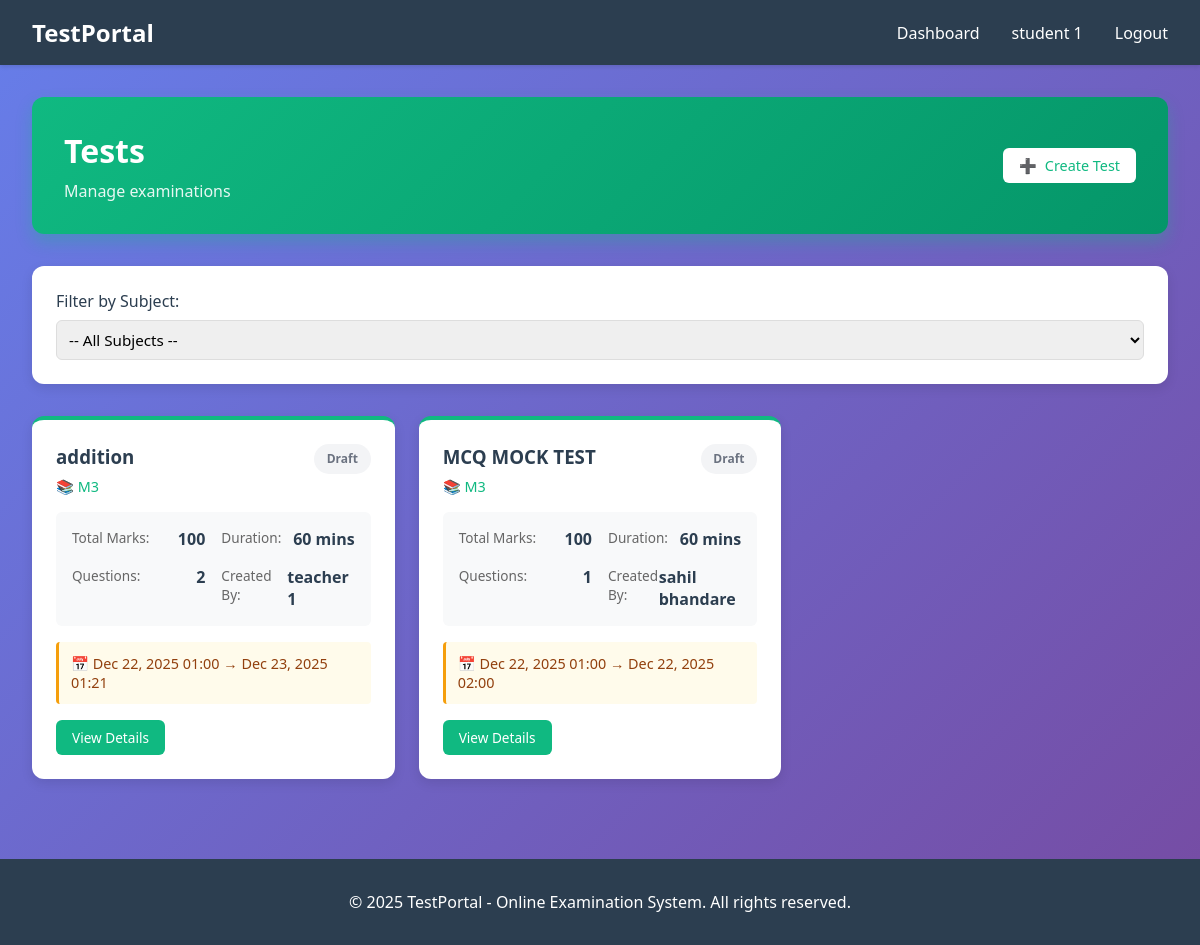
The page /questions/tests/ (signed in) on the database as committed earlier.
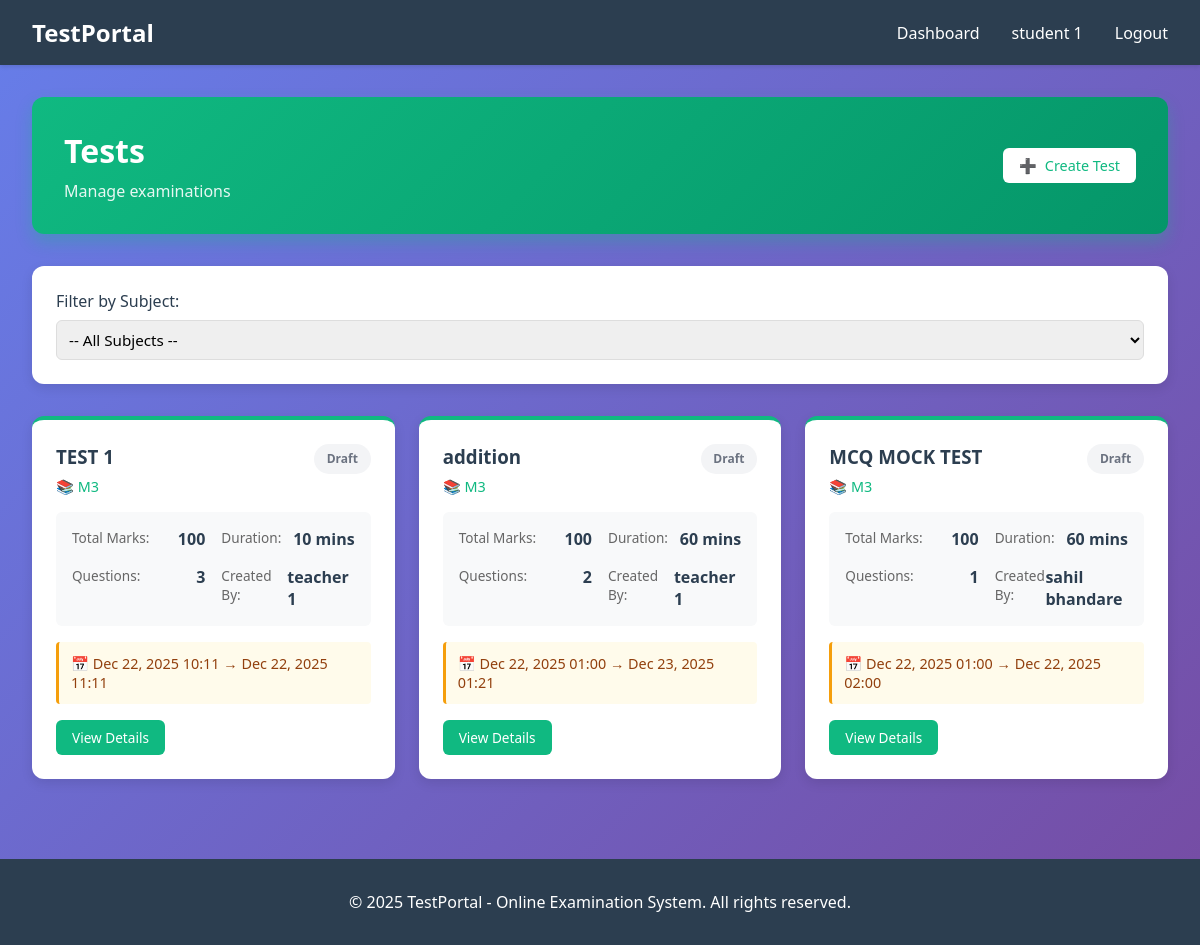
The same page on the database as committed later.
### questions/models.py (models this page shows, shortened)
class Test(models.Model):
    STATUS_CHOICES = (
        ('DRAFT', 'Draft'),
        ('ACTIVE', 'Active'),
        ('CLOSED', 'Closed'),
    )
    title = models.CharField(max_length=255)
    description = models.TextField()
    subject = models.ForeignKey(Subject, on_delete=models.CASCADE, related_name='tests')
    created_by = models.ForeignKey(User, on_delete=models.CASCADE, related_name='created_tests')
    status = models.CharField(max_length=20, choices=STATUS_CHOICES, default='DRAFT')
    total_marks = models.IntegerField(default=100)
    duration_minutes = models.IntegerField(default=60)  # Duration in minutes
    passing_marks = models.IntegerField(default=40)
    start_date = models.DateTimeField()
    end_date = models.DateTimeField()
    is_negative_marking = models.BooleanField(default=False)
    negative_mark_per_question = models.FloatField(default=0)
    instructions = models.TextField(blank=True)
    created_at = models.DateTimeField(auto_now_add=True)
    updated_at = models.DateTimeField(auto_now=True)
    class Meta:
        ordering = ['-created_at']

class Subject(models.Model):
    name = models.CharField(max_length=100, unique=True)
    code = models.CharField(max_length=20, unique=True)
    department = models.CharField(max_length=100)
    year = models.IntegerField()
    description = models.TextField(blank=True)
    created_at = models.DateTimeField(auto_now_add=True)
    class Meta:
        ordering = ['name']

### accounts/models.py (models this page shows, shortened)
class User(AbstractUser):
    ROLE_CHOICES = (
        ('ADMIN', 'Admin'),
        ('HOD', 'HOD'),
        ('TEACHER', 'Teacher'),
        ('STUDENT', 'Student'),
    )
    role = models.CharField(max_length=20, choices=ROLE_CHOICES)
    groups = models.ManyToManyField(
        'auth.Group',
        verbose_name='groups',
        blank=True,
        related_name='custom_user_groups'
    )
    user_permissions = models.ManyToManyField(
        'auth.Permission',
        verbose_name='user permissions',
        blank=True,
        related_name='custom_user_permissions'
    )

### questions/views.py (the view)
# urls.py: path('tests/', views.test_list, name='test_list'),
@login_required(login_url='accounts:login')
def test_list(request):
    tests = Test.objects.all()
    subject_id = request.GET.get('subject')
    if subject_id:
        tests = tests.filter(subject_id=subject_id)
    if request.user.role == 'TEACHER':
        try:
            teacher_profile = TeacherProfile.objects.get(user=request.user)
            tests = tests.filter(subject__department=teacher_profile.department, subject__year=teacher_profile.year)
        except TeacherProfile.DoesNotExist:
            tests = Test.objects.none()
    elif request.user.role == 'HOD':
        try:
            hod_profile = HODProfile.objects.get(user=request.user)
            tests = tests.filter(subject__department=hod_profile.department)
        except HODProfile.DoesNotExist:
            tests = Test.objects.none()
    subjects = Subject.objects.all()
    context = {
        'tests': tests,
        'subjects': subjects,
        'selected_subject': subject_id
    }
    return render(request, 'questions/test_list.html', context)

### templates/questions/test_list.html (shortened to what this page needs)
{% extends 'base.html' %}
{% block content %}
<div class="dashboard-container">
    <div class="dashboard-header" style="background: linear-gradient(135deg, #10b981 0%, #059669 100%);">
        <div style="display: flex; justify-content: space-between; align-items: center;">
            <div>
                <h1>Tests</h1>
                <p class="header-subtitle">Manage examinations</p>
            </div>
            <a href="{% url 'questions:create_test' %}" class="btn btn-light">
                <span class="btn-icon">➕</span> Create Test
            </a>
        </div>
    </div>
    <div class="content-card">
        <form method="GET" style="display: flex; gap: 1rem; align-items: flex-end;">
            <div style="flex: 1;">
                <label for="subject">Filter by Subject:</label>
                <select id="subject" name="subject" onchange="this.form.submit()">
                    <option value="">-- All Subjects --</option>
                </select>
            </div>
        </form>
    </div>
    {% if tests %}
    <div class="tests-grid">
        {% for test in tests %}
        <div class="test-card">
            <div class="test-header">
                <div>
                    <h3>{{ test.title }}</h3>
                    <p class="test-subject">📚 {{ test.subject.name }}</p>
                </div>
                <span class="status-badge status-{{ test.status|lower }}">{{ test.get_status_display }}</span>
            </div>
            <div class="test-info">
                <div class="info-item">
                    <span class="label">Total Marks:</span>
                    <span class="value">{{ test.total_marks }}</span>
                </div>
                <div class="info-item">
                    <span class="label">Duration:</span>
                    <span class="value">{{ test.duration_minutes }} mins</span>
                </div>
                <div class="info-item">
                    <span class="label">Questions:</span>
                    <span class="value">{{ test.questions.count }}</span>
                </div>
                <div class="info-item">
                    <span class="label">Created By:</span>
                    <span class="value">{{ test.created_by.get_full_name }}</span>
                </div>
            </div>
            <div class="test-dates">
                <p>📅 {{ test.start_date|date:"M d, Y H:i" }} → {{ test.end_date|date:"M d, Y H:i" }}</p>
            </div>
            <div class="test-actions">
                <a href="{% url 'questions:test_detail' test.id %}" class="btn btn-small btn-primary">
                    View Details
                </a>
            </div>
        </div>
        {% endfor %}
    </div>
    {% else %}
    <div class="content-card">
        <p style="text-align: center; color: #999; padding: 2rem;">
            No tests found. <a href="{% url 'questions:create_test' %}" style="color: #10b981; text-decoration: none; font-weight: 600;">Create one now</a>
        </p>
    </div>
    {% endif %}
</div>
{% endblock %}

Rows that differ between the two databases and show on the page:
added Test: title "TEST 1", subject.name "M3", status "Draft", total_marks "100", duration_minutes "10", questions.count "3", created_by.get_full_name "teacher 1", start_date "Dec 22, 2025 10:11", end_date "Dec 22, 2025 11:11"
